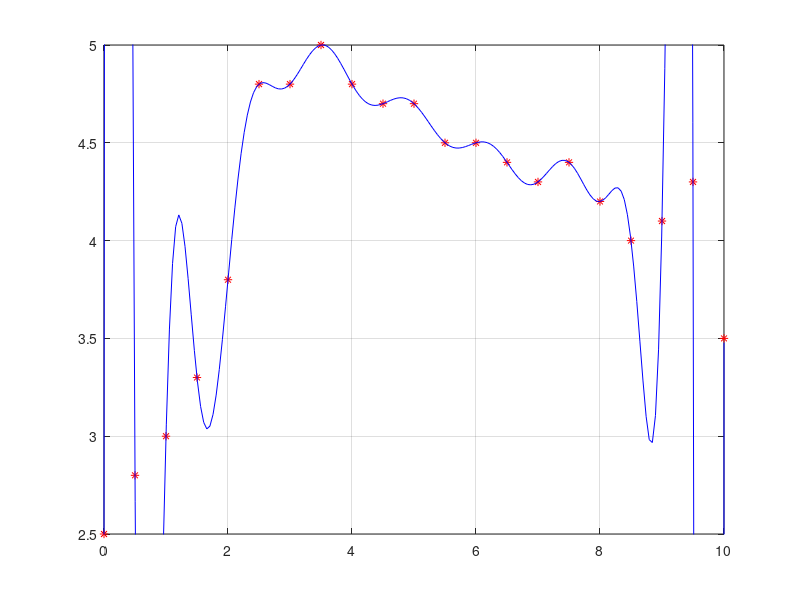
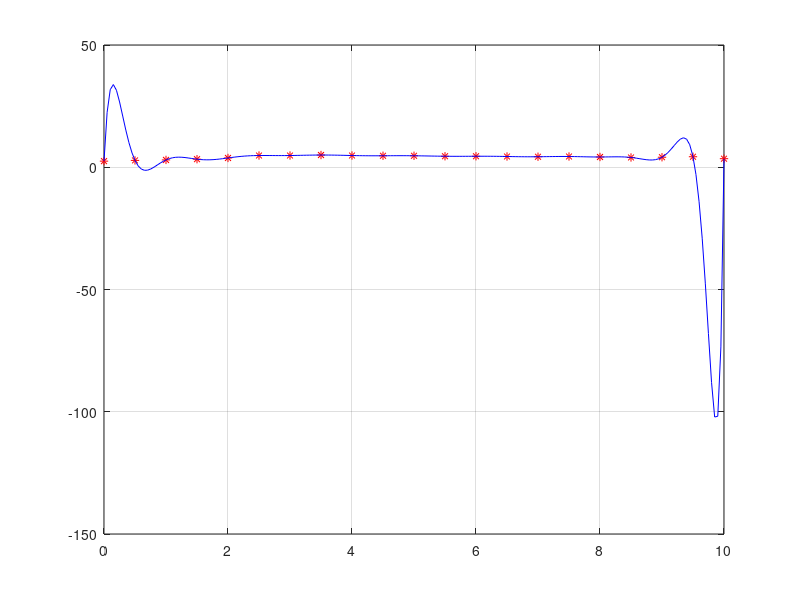

MATLAB code for these plots, in order: (Note: this script raises an error after producing the figures.)
clear all
close all
clc

% Datos de tabla
x = 0:.5:10;
y = [2.5, 2.8, 3, 3.3, 3.8, 4.8, 4.8, 5, 4.8, 4.7, 4.7, 4.5, 4.5, ...
    4.4, 4.3, 4.4, 4.2, 4, 4.1, 4.3, 3.5];

% 4.1
p = polyfit(x, y, 20);
xx = linspace(0, 10, 200);
figure;
plot(x, y, '*r'); hold on; grid on
plot(xx, polyval(p, xx), 'b')

% Ajustar ejes para visualizar
axis([0, 10, min(y), max(y)])

% 4.3
figure;
plot(x, y, '*r'); hold on; grid on
plot(xx, polyval(p, xx), 'b')
plot(xx, funcion_ejercicio4(xx), 'g')
axis([0, 10, min(y), max(y)])
legend('Puntos', 'Polinomio', 'Spline')
